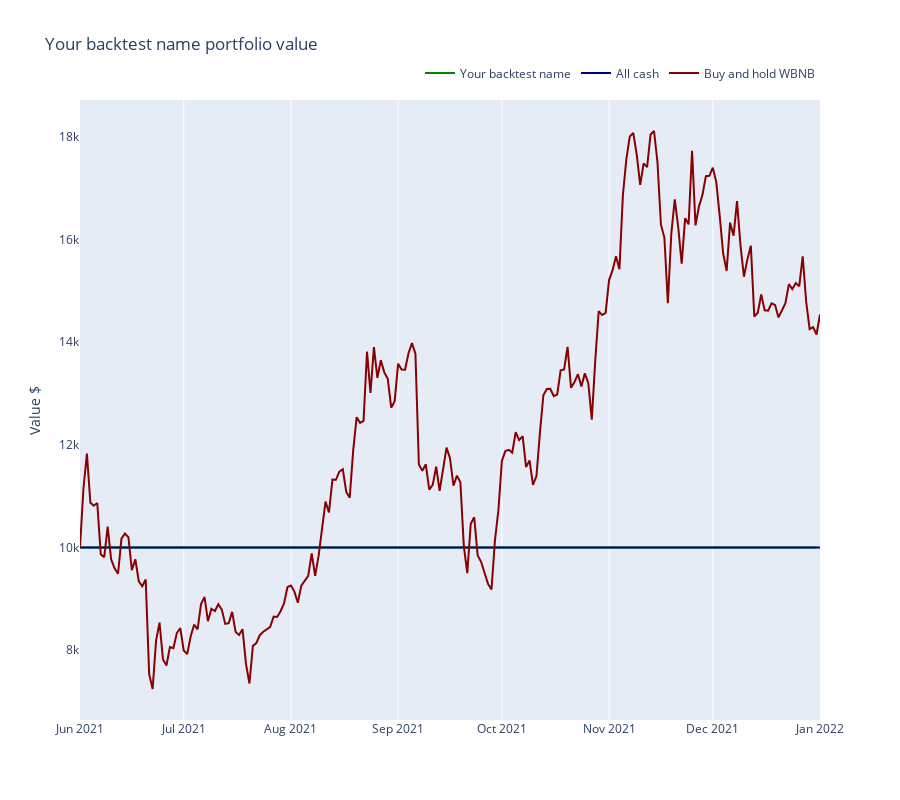

Notebook code for this chart:
### Code cell
from tradeexecutor.visual.benchmark import visualise_benchmark

traded_pair = universe.universe.pairs.get_single()

fig = visualise_benchmark(
    state.name,
    portfolio_statistics=state.stats.portfolio,
    all_cash=state.portfolio.get_initial_deposit(),
    buy_and_hold_asset_name=traded_pair.base_token_symbol,
    buy_and_hold_price_series=universe.universe.candles.get_single_pair_data()["close"],
    start_at=start_at,
    end_at=end_at
)

fig.show()

### Figure 1 — Plotly figure (JSON) as saved in the notebook; plotly's stock layout.template omitted (floating-point values rounded to 4 significant figures; data arrays with more than 128 entries replaced by an {"elided": "..."} marker saying what was removed)
{"data": [{"line": {"color": "#008800"}, "mode": "lines", "name": "Your backtest name", "x": {"elided": "214 str values"}, "y": {"elided": "214 float values"}, "type": "scatter"}, {"line": {"color": "#000088"}, "mode": "lines", "name": "All cash", "x": ["2021-06-01T00:00:00", "2022-01-01T00:00:00"], "y": [10000.0, 10000.0], "type": "scatter"}, {"line": {"color": "#880000"}, "mode": "lines", "name": "Buy and hold WBNB", "x": {"elided": "215 str values"}, "y": {"elided": "215 float values"}, "type": "scatter"}], "layout": {"title": {"text": "Your backtest name portfolio value"}, "height": 800, "yaxis": {"title": {"text": "Value $"}, "showgrid": false}, "xaxis": {"rangeslider": {"visible": false}}, "legend": {"orientation": "h", "yanchor": "bottom", "y": 1.02, "xanchor": "right", "x": 1}}}
